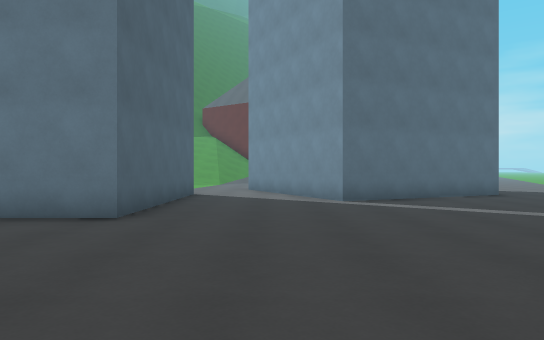
View 1 (above)

24 first-person views from a walk through a level from a Godot 3-D game. The camera is 1.3 m above the floor, looks level and sees 70° across. The floor is counted in squares, 2 m on a side. Each view is taken from the middle of a square. On the plan, view 1 faces up. The plan holds only what a view shows up to about 11 squares ahead; the rest is blank. The place goes on beyond the plan.

View 2
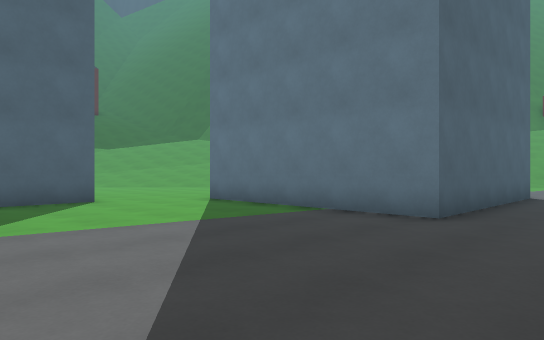

View 3
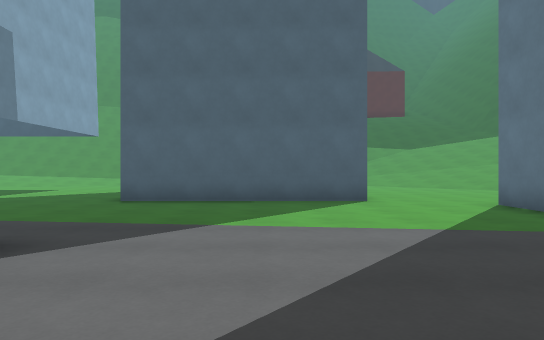

View 4
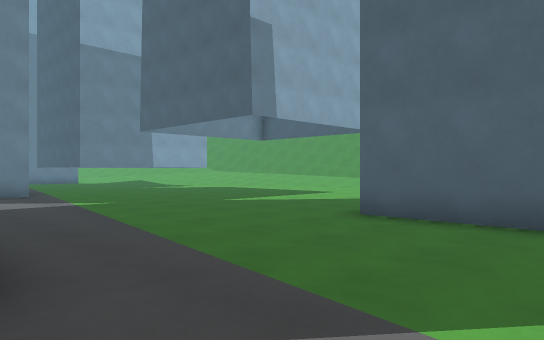

View 5
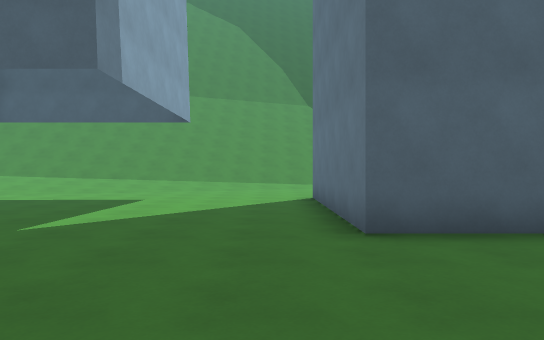

View 6
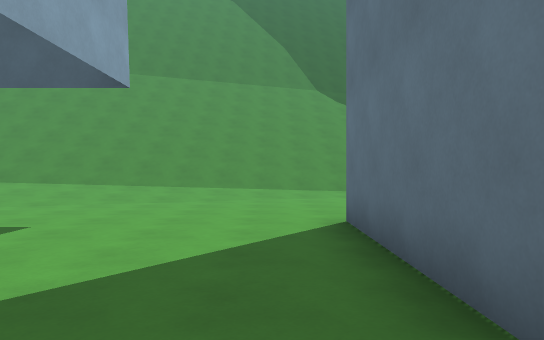

View 7
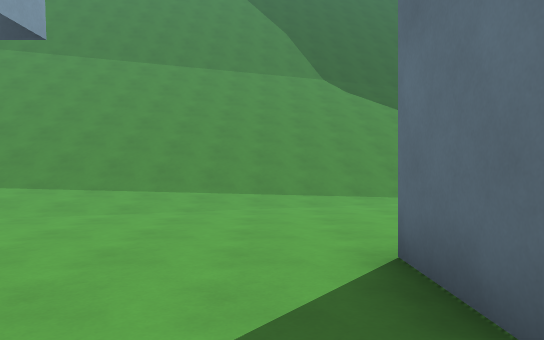

View 8
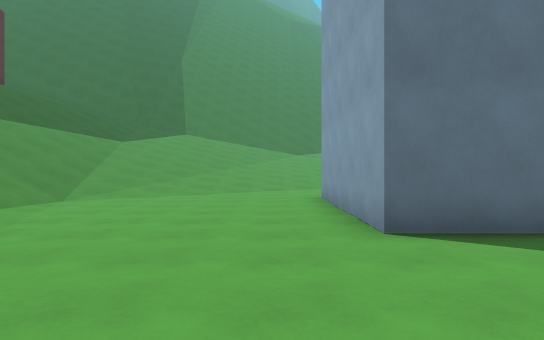

View 9
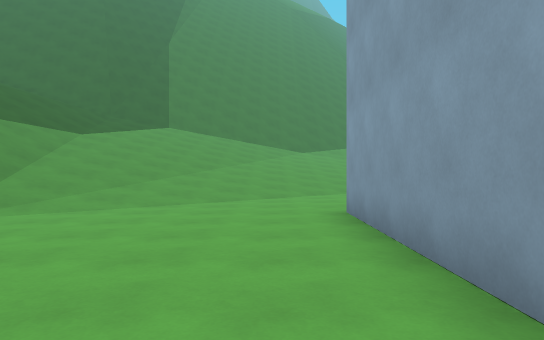

View 10
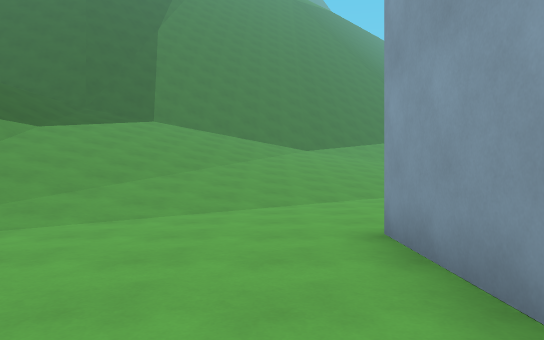

View 11
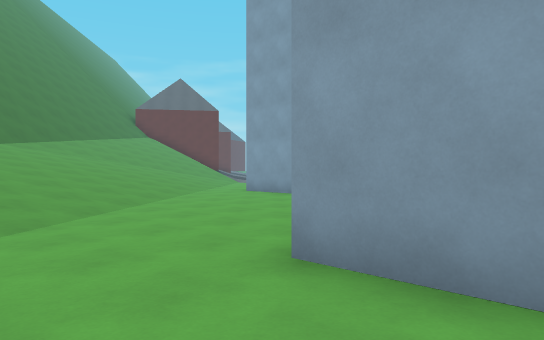

View 12
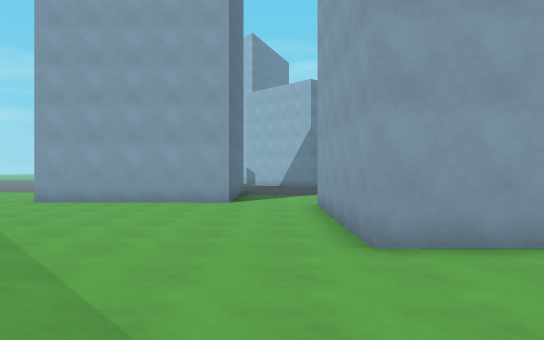

View 13
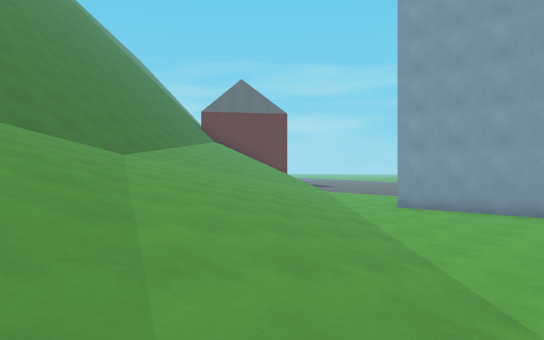

View 14
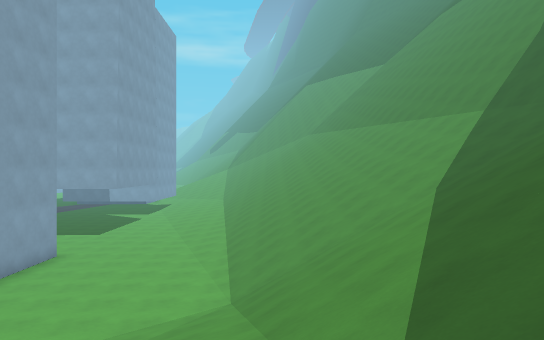

View 15
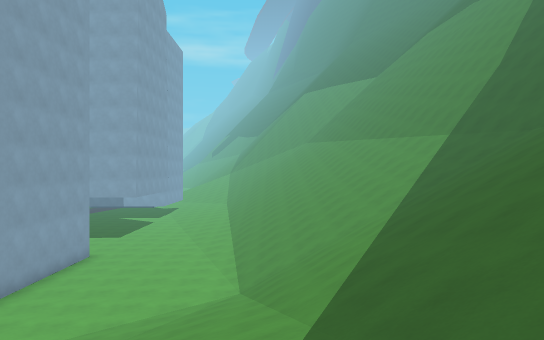

View 16
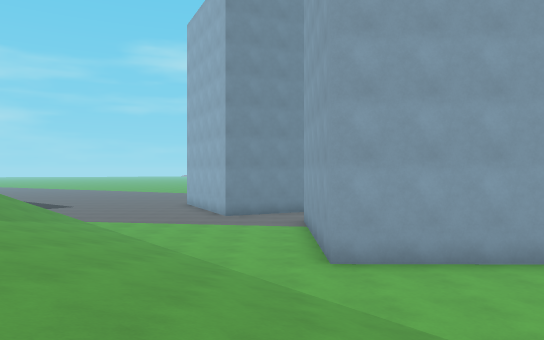

View 17
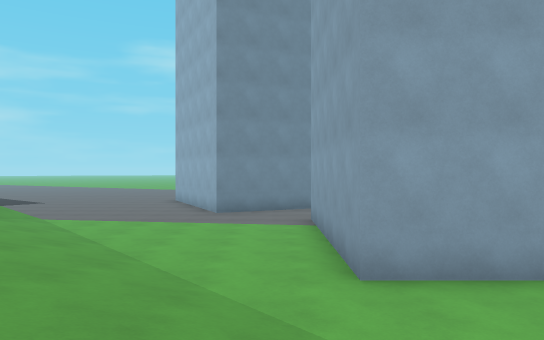

View 18
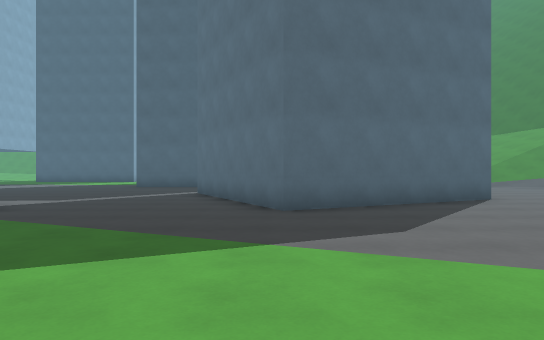

View 19
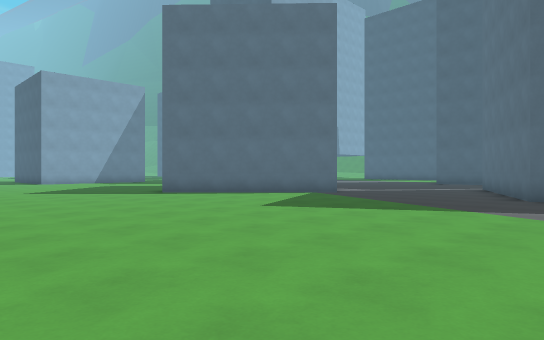

View 20
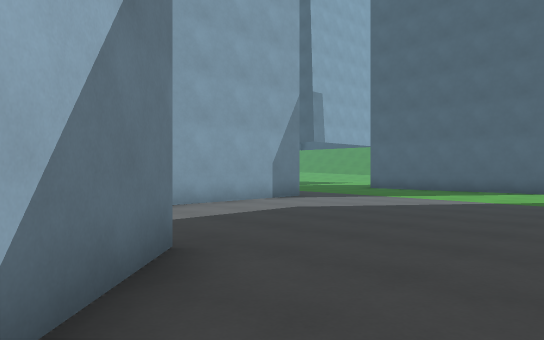

View 21
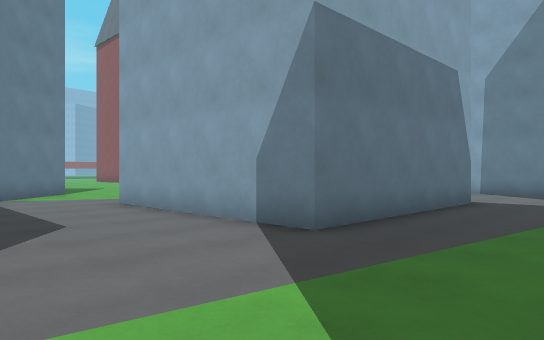

View 22
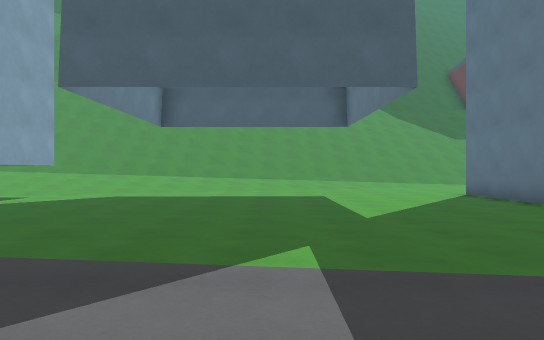

View 23
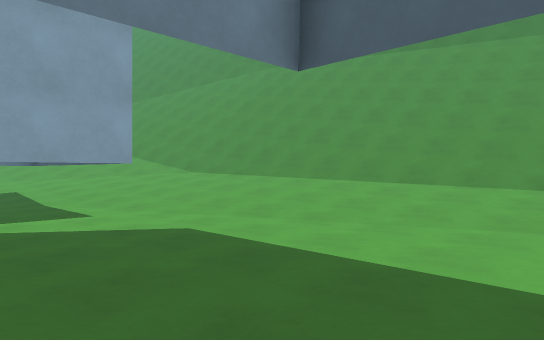

View 24
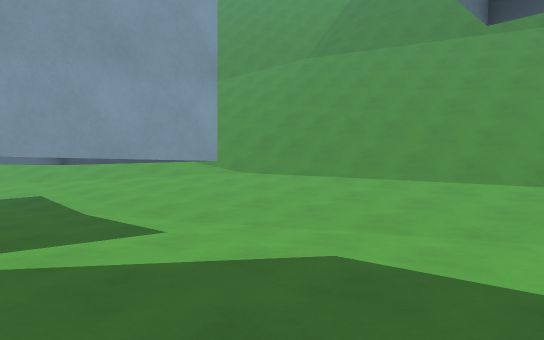

### Floor plan
Key: @ floor where view 1 was taken; # wall or solid block; . main floor; : floor 0.5 m higher than the main floor; + floor 0.75 m higher than the main floor; / step, stairs or slope; = window, fence, low wall or low ledge.
Columns run from 26 left of view 1 to 15 right of it. Each row starts with its distance up from view 1.
 13           //////////......#   #....
 12           /////////.......#   ##..... .. .
 11        /  ////////........##   #.........
 10      ////////////..######..# ###..........
  9      ///////////...#    #..###............
  8      //////////....#    #...#............
  7     //////////.....#    #................
  6    /////////.......#    #................
  5    ////////........######....... ........
  4   ////////.....................   .......
  3  ////////.....#####..........##    .....
  2 ////////.....##   #..........#      ....
  1 ////////.....#    #..........       ....
  0 /////////....#    #.......@...##     ...
 -1 /////////....#    #............##     ..
 -2 /////////....######....##### ....
 -3      ////..............#
 -4      ////:.............#
 -5      ////:.............#
 -6      ////:.............#
 -7      /////:.............
 -8      /////:.............
 -9    ///////:.............
-10    ///////+:.........####
-11    ///////+:.........
-12    ///////++.....
-13     //////++:.==
-14      //////+:.=.
-15       /////++.#.
-16        ////++:#

Positions as (right, up) in squares from view 1, and headings:
1: (0, 0), facing up
2: (0, 0), facing up-left
3: (0, 1), facing left
4: (-3, 1), facing down-left
5: (-4, -3), facing left
6: (-8, -3), facing left
7: (-10, -3), facing left
8: (-14, -6), facing up
9: (-14, -3), facing up
10: (-14, -1), facing up
11: (-15, 1), facing up-right
12: (-17, 4), facing right
13: (-17, 5), facing up-right
14: (-19, 9), facing down
15: (-19, 11), facing down
16: (-13, 11), facing right
17: (-11, 11), facing right
18: (12, 10), facing left
19: (15, 12), facing down-left
20: (4, 5), facing down-left
21: (-6, 2), facing down-right
22: (-3, -7), facing left
23: (-10, -7), facing down-left
24: (-10, -9), facing down-left
